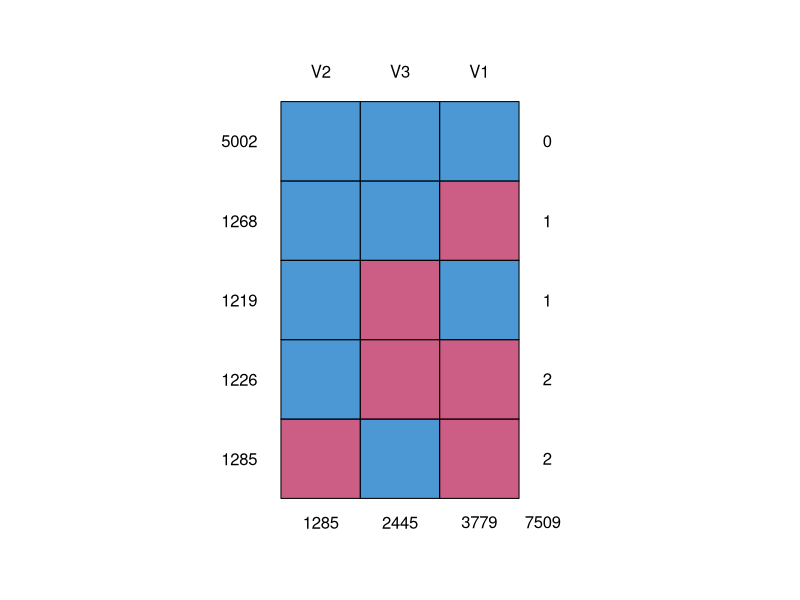
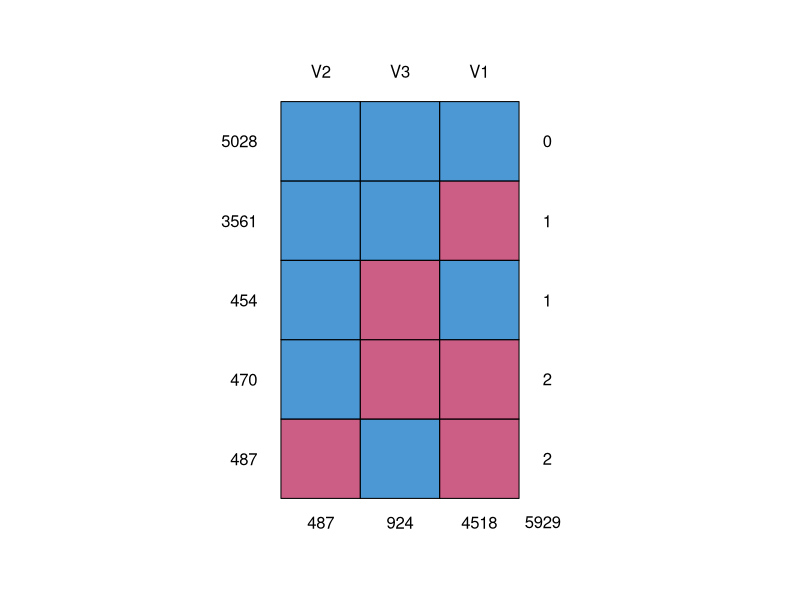

These charts were generated, in order, by the following R code: (Note: this script raises an error after producing the figures.)
####################################################
# Author: Young Won Cho
# Date: 2022-09-18
# Purpose: Generating Amputed Data using mice::ampute()
#          for simulation of univariate OSC model
####################################################

# Generate missing values with ampute()
# Reference: https://rianneschouten.github.io/mice_ampute/vignette/ampute.html

# packages ----
library("mice")

# How ampute() works ----
set.seed(2016)
testdata <- as.data.frame(MASS::mvrnorm(n = 10000,
                                        mu = c(10, 5, 0),
                                        Sigma = matrix(data = c(1.0, 0.2, 0.2,
                                                                0.2, 1.0, 0.2,
                                                                0.2, 0.2, 1.0),
                                                       nrow = 3,
                                                       byrow = TRUE)))
summary(testdata)
str(testdata)
var(testdata)

result <- ampute(data = testdata)
    result
    head(result$amp)

## Patterns: ----
    # "matrix" to define missing pattern; rows: patterns ; colums: variables.
    # 0: missingness; 1: complete variables
mypatterns <- result$patterns
mypatterns

mypatterns[2, 1] <- 0
mypatterns <- rbind(mypatterns, c(0, 1, 0))
mypatterns
result <- ampute(testdata, patterns = mypatterns)
md.pattern(result$amp)

## Freq ----
# The number of subsets is determined by the number of patterns.
# The size of the subsets is determined with a "frequency vector".
    # The # of elements in the vector must be equal to the number of patterns.
    # A vector value must be between 0 and 1, summing to 1 (100%).
result$freq
myfreq <- c(0.7, 0.1, 0.1, 0.1)
result <- ampute(testdata, freq = myfreq, patterns = mypatterns)
md.pattern(result$amp)

## Mech ----
# What kind of missingness mechanism we will implement?
# "string" with MCAR, MAR or MNAR.
    # MCAR: all data rows have the same probability of being amputed.
    # MAR : the info of missing is in the observed data.
    # MNAR: the info of missing is in the missing itself (dependent variable).

result$mech
# For MAR and MNAR, we calculate a weighted sum score for all data rows.
# It depends on "pre-specified weights"
    # Manipulated by a "k X m matrix" (k: # of patterns; m: # of variables).
    # Weights matrix: row = the patterns; colums = weights for variables.
    # The influence of the weights is relative within a pattern;
        # weight values of 0.4 and 0.2 = weight values of 4 and 2.

result$weights
# By default, the weights of 1: complete variable; 0 to variables with missing.
myweights <- result$weights
myweights[1, ] <- c(0, 2, 1)
myweights[3, ] <- c(3, 1, 0)
myweights
# Specifying the weights matrix
    # non-zero value: which variables affect the missingness?
    # zero value: which variables do not affect?

# mech: "MNAR"
result <- ampute(testdata, freq = myfreq,
                 patterns = mypatterns, mech = "MNAR")
result$patterns
result$weights
# > result$patterns
#   V1 V2 V3
# 1  0  1  1
# 2  0  0  1
# 3  1  1  0
# 4  0  1  0
# MCAR/MAR has non-zero weights for variables without missingness.
# Unlike MCAR/MAR, MNAR shows non-zero weights for variables with missingness.

## Linying code: ----
# The logic for the code is:
# missing data model
logity[i, t] <- phi0 + nmarphi * y[i, t] + marphi * xfull[i, t]
pry[i, t] <- exp(logity[i, t]) / (1 + exp(logity[i, t]))  # prob of missingness
ry[i, t] <- rbinom(1, 1, pry[i, t])                    # missing data indicator
#y is the DV that has missing value. x is fully observed.

# Set up the missing data model as needed:
# - if you want MCAR, just keep phi0 as non-zero.
# - if you want NMAR, keep both phi0 and nmarphi (and may be marphi)
# - if you want MAR, keep phi0 and marphi as non-zero.
# Also, we usually don't want initial observations to be missing in timeseries.

## Type ----
    # decide logistic prob. distribution (applied to the weighted sum scores)
    # This argument is used when cont == TRUE.
    # type: LEFT, MID, RIGHT or TAIL.
        # RIGHT (default): high weighted sum scores -> larger prob of missing
        # LEFT/MID/TAIL(both-tailed)
        # -> larger prob of missing for low/average/extreme weighted sum scores
# when cont == FALSE,
    # We can define the probability values manually.
    # using the "odds" argument.

tdf<- data.frame(Time=1:100, x=rnorm(100))

MyPattern <- matrix(data = c(1,0), nrow = 1, ncol = 2, byrow = FALSE)
MyOdds <- matrix(c(1, 2, 10, 0), nrow = 1, byrow = F)
result<-ampute(data = tdf,
   prop = 0.5,
   patterns = MyPattern,
   freq = NULL,
   mech = "MAR",
   weights = NULL,
   std = TRUE,
   cont = TRUE,
   type = "RIGHT",
   odds = MyOdds,
   bycases = TRUE,
   run = TRUE)

result
md.pattern(result$amp)
# compare the complete vs. amputed data
plot(tdf$x, type='b', col='grey')
lines(result$amp, col=2, type='o')

df<-result$amp
df$missing <- ifelse(is.na(df$x), 1, 0)

model <- glm(missing ~ Time, data = df, family = binomial(link = "logit")); summary(model)
model <- glm(missing ~ Time + I(Time^2), data = df, family = binomial(link = "logit")); summary(model)
plot(df$Time, model$fitted.values)
plot(df$Time, exp(model$fitted.values) / (1 + exp(model$fitted.values)))

## Creat Amputed Data ----

# 'long' data is from uniOSCdatagen.R file
long<-as.data.frame(long)
long$ID <- as.factor(long$ID)
str(long)

mypattern = matrix(c(1,1,0), nrow = 1)
myweight = matrix(c(0,0,1), nrow = 1)
result<-ampute(data = long,
   prop = 0.3,
   patterns = mypattern,
   freq = NULL,
   mech = "MNAR",
   weights = myweight,
   std = TRUE,
   cont = TRUE,
   type = "RIGHT",
   odds = NULL,
   bycases = TRUE,
   run = TRUE)
result

plot(long$Time[1:100], long$x1[1:100], type='b', col='grey')
lines(result$amp[1:100,2], result$amp[1:100,3], col=2, type='o')

## Run Mplus ----
# library(MplusAutomation)
# MplusDir<-getwd()
# dir.exists(MplusDir)
# MplusAutomation::runModels(target = getwd())
